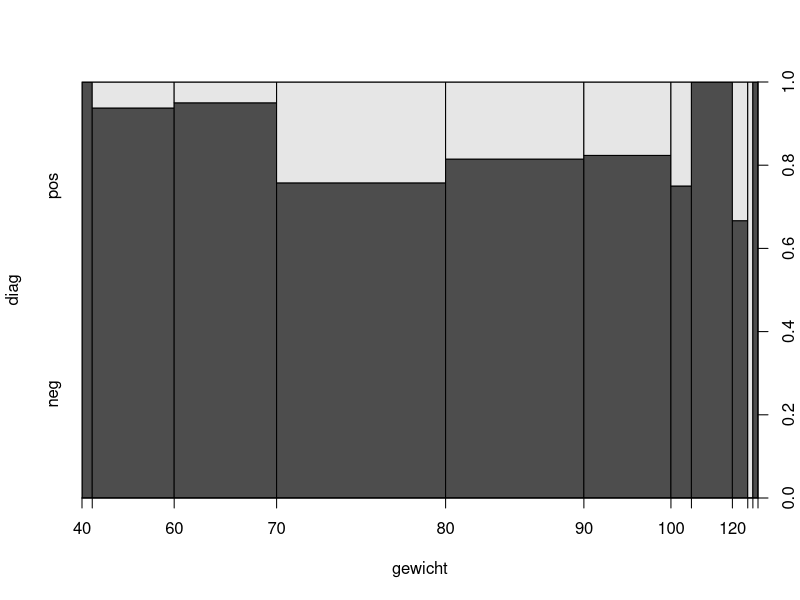
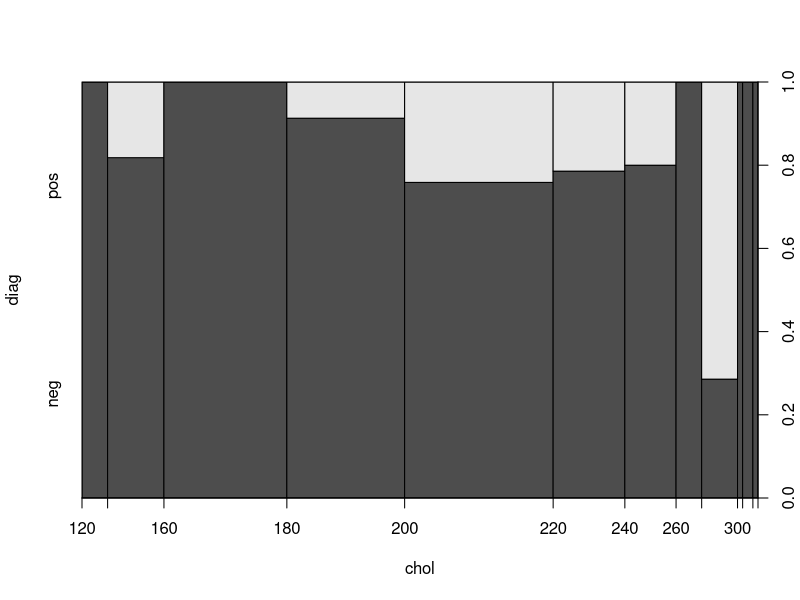
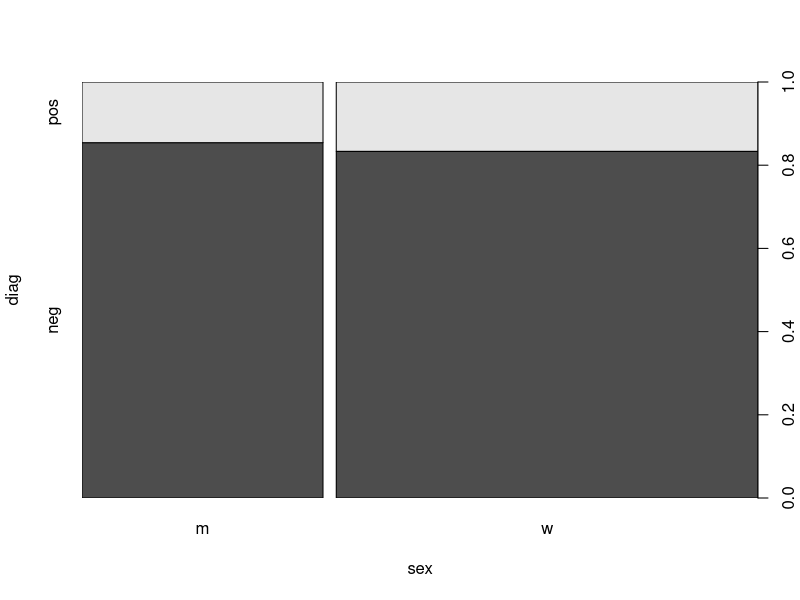
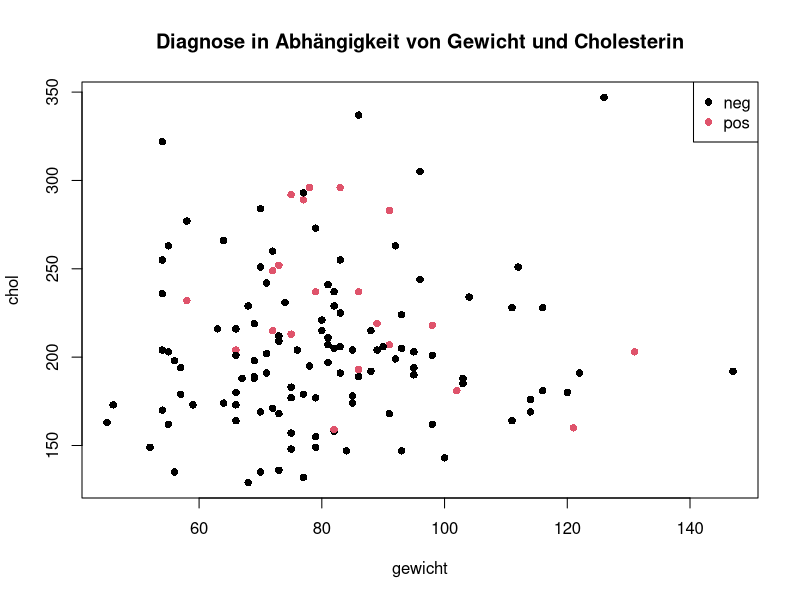

Write the R code that produced these figures, in order.
## ---- chunk 1
suppressPackageStartupMessages({
  library(caret)
  library(recipes)
  library(class)
  library(e1071)
  library(dplyr)
})
## ---- chunk 2
daten = read.table("wi23b095.txt", header = TRUE, stringsAsFactors = TRUE)
## ---- chunk 3
nrow(daten)
## ---- chunk 4
summary(daten)
## ---- chunk 5
daten = na.omit(daten)
nrow(daten)
## ---- chunk 6
table(daten$diag)
## ---- chunk 7
spineplot(diag ~ gewicht, data = daten, ylevels = c("pos", "neg"))
## ---- chunk 8
spineplot(diag ~ chol, data = daten, ylevels = c("pos", "neg"))
## ---- chunk 9
spineplot(diag ~ sex, data = daten, ylevels = c("pos", "neg"))
## ---- chunk 10
plot(chol ~ gewicht, data = daten, col = diag, main = "Diagnose in Abhängigkeit von Gewicht und Cholesterin", pch = 16)
legend("topright", legend = c("neg", "pos"), col = 1:2, pch = 16)
## ---- chunk 11
set.seed(123)
train_index = createDataPartition(daten$diag, p = 0.7, list = FALSE)
train = daten[train_index, ]
test = daten[-train_index, ]
## ---- chunk 12
library(recipes)

rec = recipe(diag ~ gewicht + sex + chol, data = train) %>%
  step_dummy(all_nominal_predictors()) %>%
  step_center(all_predictors()) %>%
  step_scale(all_predictors()) %>%
  prep()

train_knn = bake(rec, new_data = NULL)
test_knn  = bake(rec, new_data = test)

# Diagnose entfernen und Matrix erzeugen
x_train = train_knn %>% dplyr::select(-diag) %>% as.matrix()
x_test  = test_knn %>% dplyr::select(-diag) %>% as.matrix()
y_train = train_knn$diag
## ---- chunk 13
knn_pred = knn(train = x_train, test = x_test, cl = y_train, k = 5)

confusionMatrix(knn_pred, test$diag, positive = "pos")

## ---- chunk 14
library(e1071)

nb_model <- naiveBayes(diag ~ gewicht + sex + chol, data = train)
nb_pred  <- predict(nb_model, newdata = test)

confusionMatrix(nb_pred, test$diag, positive = "pos")
